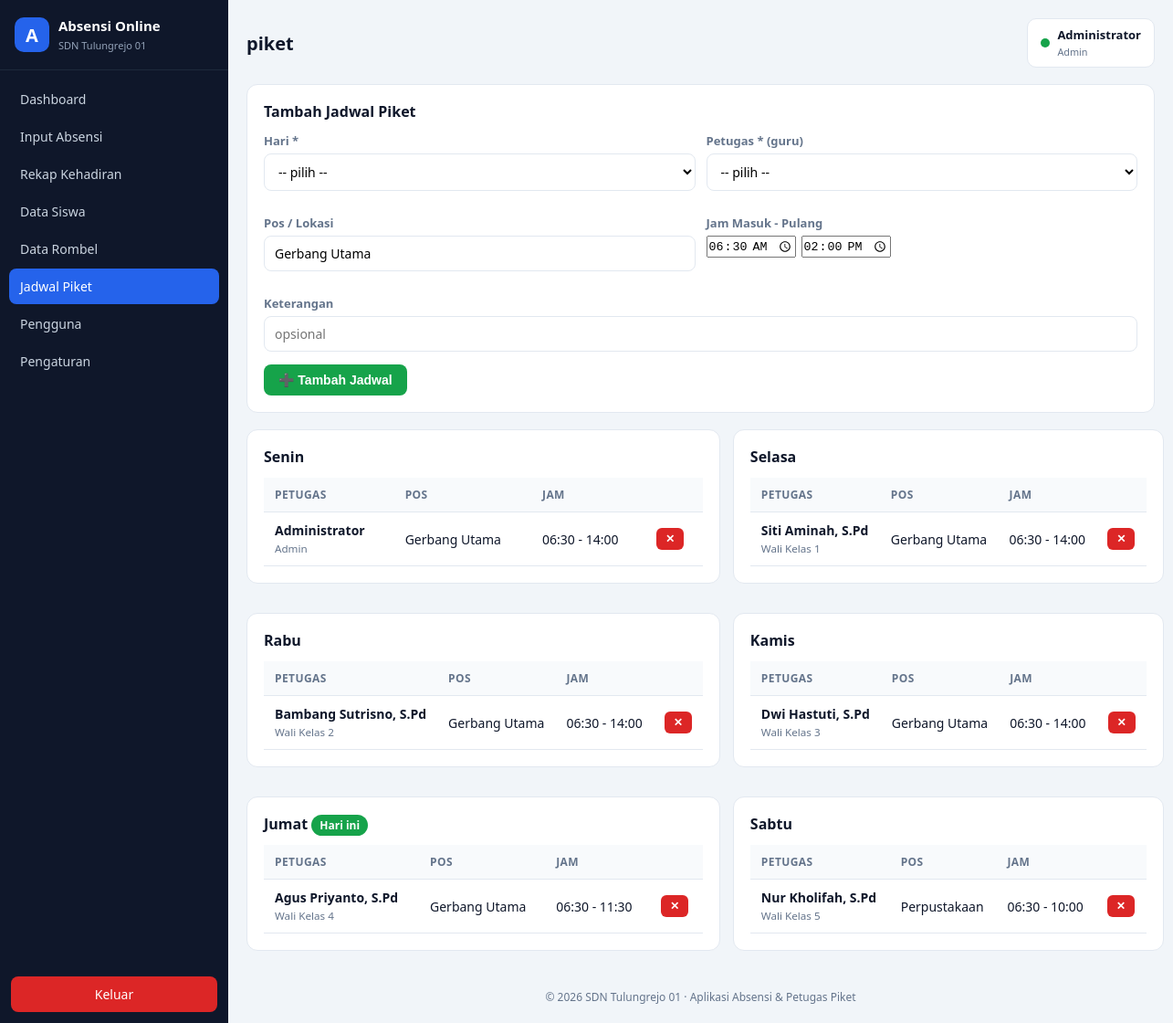
The page /piket/index.php (signed in) on the database its author committed.
### tables this page shows
CREATE TABLE `pengaturan` (
  `id`              INT(11) NOT NULL AUTO_INCREMENT,
  `nama_sekolah`    VARCHAR(100) NOT NULL DEFAULT 'SDN Tulungrejo 01',
  `npsn`            VARCHAR(16) DEFAULT NULL,
  `alamat`          VARCHAR(150) DEFAULT NULL,
  `kepala_sekolah`  VARCHAR(100) DEFAULT NULL,
  `tahun_pelajaran` VARCHAR(9)  NOT NULL DEFAULT '2025/2026',
  `semester`        ENUM('Ganjil','Genap') NOT NULL DEFAULT 'Ganjil',
  `logo`            VARCHAR(255) DEFAULT NULL,
  PRIMARY KEY (`id`)
);

CREATE TABLE `piket` (
  `id_piket`   INT(11) NOT NULL AUTO_INCREMENT,
  `hari`       ENUM('Senin','Selasa','Rabu','Kamis','Jumat','Sabtu') NOT NULL,
  `id_user`    INT(11) NOT NULL,
  `pos`        VARCHAR(50) DEFAULT 'Gerbang Utama',
  `jam_masuk`  TIME DEFAULT '06:30:00',
  `jam_pulang` TIME DEFAULT '14:00:00',
  `keterangan` VARCHAR(150) DEFAULT NULL,
  PRIMARY KEY (`id_piket`),
  UNIQUE KEY `uk_piket` (`hari`, `id_user`, `pos`),
  KEY `fk_piket_user` (`id_user`),
  CONSTRAINT `fk_piket_user` FOREIGN KEY (`id_user`)
      REFERENCES `users` (`id_user`) ON UPDATE CASCADE ON DELETE CASCADE
);

CREATE TABLE `users` (
  `id_user`    INT(11) NOT NULL AUTO_INCREMENT,
  `username`   VARCHAR(30) NOT NULL,
  `password`   VARCHAR(255) NOT NULL,
  `nama`       VARCHAR(100) NOT NULL,
  `nip`        VARCHAR(18) DEFAULT NULL,
  `jabatan`    VARCHAR(50) DEFAULT 'Guru',
  `hak_akses`  ENUM('admin','guru') NOT NULL DEFAULT 'guru',
  `foto`       VARCHAR(255) DEFAULT NULL,
  `aktif`      TINYINT(1) NOT NULL DEFAULT 1,
  `created_at` TIMESTAMP NOT NULL DEFAULT CURRENT_TIMESTAMP,
  PRIMARY KEY (`id_user`),
  UNIQUE KEY `uk_username` (`username`)
);

### library/functions.php (called while the page is built, shortened)
<?php
function e($str)
{
    return htmlspecialchars((string)$str, ENT_QUOTES, 'UTF-8');
}
function get_pengaturan($conn)
{
    $r = $conn->query("SELECT * FROM pengaturan ORDER BY id ASC LIMIT 1")->fetch_assoc();
    return $r ?: [];
}
function current_user()
{
    return $_SESSION['user'] ?? null;
}

### piket/index.php (the view, shortened to what this page needs)
<?php
$page = 'piket';
require_once __DIR__ . '/../library/header.php';
$user = current_user();
$isAdmin = $user['hak_akses'] === 'admin';
$hariList = ['Senin', 'Selasa', 'Rabu', 'Kamis', 'Jumat', 'Sabtu'];
$piket = $conn->query(
    "SELECT p.*, u.nama, u.jabatan FROM piket p JOIN users u ON u.id_user = p.id_user
     ORDER BY FIELD(p.hari,'Senin','Selasa','Rabu','Kamis','Jumat','Sabtu'), p.jam_masuk"
)->fetch_all(MYSQLI_ASSOC);
$terjadwal = [];
foreach ($piket as $p) { $terjadwal[$p['hari']][] = $p; }
?>
<?php if ($isAdmin): ?>
<div class="card">
  <h2>Tambah Jadwal Piket</h2>
  <form method="post">
    <div class="row-form">
      <div class="form-group">
        <label>Hari *</label>
        <select name="hari" required>
          <option value="">-- pilih --</option>
        </select>
      </div>
      <div class="form-group">
        <label>Petugas * (guru)</label>
        <select name="id_user" required>
          <option value="">-- pilih --</option>
        </select>
      </div>
      <div class="form-group">
        <label>Pos / Lokasi</label>
        <input type="text" name="pos" value="Gerbang Utama">
      </div>
      <div class="form-group">
        <label>Jam Masuk - Pulang</label>
        <div style="display:flex;gap:6px">
          <input type="time" name="jam_masuk" value="06:30">
          <input type="time" name="jam_pulang" value="14:00">
        </div>
      </div>
      <div class="form-group" style="grid-column:1/-1">
        <label>Keterangan</label>
        <input type="text" name="keterangan" placeholder="opsional">
      </div>
    </div>
    <button class="btn btn-success">➕ Tambah Jadwal</button>
  </form>
</div>
<?php endif; ?>
<?php
$hariIniId = ['Sunday' => 'Senin', 'Monday' => 'Senin', 'Tuesday' => 'Selasa', 'Wednesday' => 'Rabu',
              'Thursday' => 'Kamis', 'Friday' => 'Jumat', 'Saturday' => 'Sabtu'][date('l')] ?? '';
?>
<div class="grid grid-2">
  <?php foreach ($hariList as $h): ?>
    <div class="card">
      <h2><?= $h ?> <?= $h === $hariIniId ? '<span class="badge badge-success">Hari ini</span>' : '' ?></h2>
      <?php if (empty($terjadwal[$h])): ?>
        <p style="color:var(--muted)">Belum ada petugas.</p>
      <?php else: ?>
        <div class="table-wrap">
          <table>
            <thead><tr><th>Petugas</th><th>Pos</th><th>Jam</th><th class="no-print"></th></tr></thead>
            <tbody>
            <?php foreach ($terjadwal[$h] as $p): ?>
              <tr>
                <td>
                  <strong><?= e($p['nama']) ?></strong><br>
                  <small style="color:var(--muted)"><?= e($p['jabatan'] ?: '') ?><?= $p['keterangan'] ? ' · ' . e($p['keterangan']) : '' ?></small>
                </td>
                <td><?= e($p['pos']) ?></td>
                <td><?= e(substr($p['jam_masuk'], 0, 5)) ?> - <?= e(substr($p['jam_pulang'], 0, 5)) ?></td>
                <td class="no-print">
                  <?php if ($isAdmin): ?>
                    <form method="post" class="confirm-submit" data-confirm="Hapus jadwal ini?">
                      <button class="btn btn-sm btn-danger">✕</button>
                    </form>
                  <?php endif; ?>
                </td>
              </tr>
            <?php endforeach; ?>
            </tbody>
          </table>
        </div>
      <?php endif; ?>
    </div>
  <?php endforeach; ?>
</div>
<?php require_once __DIR__ . '/../library/footer.php'; ?>

### library/header.php (shortened to what this page needs)
<?php
require_once __DIR__ . '/auth.php';
$user = current_user();
$setting = get_pengaturan($conn);
$page = $page ?? '';
$menu = [
    'dashboard' => ['Dashboard', 'index.php', 'all'],
    'absensi'   => ['Input Absensi', 'absensi.php', 'all'],
    'rekap'     => ['Rekap Kehadiran', 'rekap.php', 'all'],
    'siswa'     => ['Data Siswa', 'siswa.php', 'all'],
    'rombel'    => ['Data Rombel', 'rombel.php', 'admin'],
    'piket'     => ['Jadwal Piket', 'piket/index.php', 'all'],
    'users'     => ['Pengguna', 'users.php', 'admin'],
    'pengaturan'=> ['Pengaturan', 'pengaturan.php', 'admin'],
];
?>
<!DOCTYPE html>
<html lang="id">
<head>
<link rel="stylesheet" href="/app/assets/css/style.css">
</head>
<body>
<div class="layout">
  <aside class="sidebar" id="sidebar">
    <div class="brand">
      <div class="brand-logo">A</div>
      <div>
        <strong>Absensi Online</strong><br>
        <small><?= e($setting['nama_sekolah'] ?? 'SDN Tulungrejo 01') ?></small>
      </div>
    </div>
    <nav class="nav">
      <?php foreach ($menu as $key => $m): ?>
        <a href="<?= e($m[1]) ?>" class="<?= $page === $key ? 'active' : '' ?>"><?= e($m[0]) ?></a>
      <?php endforeach; ?>
    </nav>
    <a class="btn-logout" href="logout.php">Keluar</a>
  </aside>
  <main class="content">
    <header class="topbar">
      <h1><?= e($page ?: 'Dashboard') ?></h1>
      <div class="user-box">
        <span class="dot"></span>
        <div>
          <strong><?= e($user['nama']) ?></strong><br>
          <small><?= e(ucfirst($user['hak_akses'])) ?></small>
        </div>
      </div>
    </header>

### library/footer.php (shortened to what this page needs)
    <footer class="footer">
      &copy; <?= date('Y') ?> <?= e($setting['nama_sekolah'] ?? 'SDN Tulungrejo 01') ?> &middot; Aplikasi Absensi &amp; Petugas Piket
    </footer>
  </main>
</div>
</body>
</html>

### assets/css/style.css (style rules this page uses)
:root { --bg:#f1f5f9; --card:#ffffff; --side:#0f172a; --side2:#1e293b; --primary:#2563eb; --success:#16a34a; --warning:#d97706; --info:#0891b2; --danger:#dc2626; --text:#0f172a; --muted:#64748b; --line:#e2e8f0; }
* { margin:0;padding:0;box-sizing:border-box }
body { font-family:'Segoe UI',system-ui,Arial,sans-serif;background:var(--bg);color:var(--text);font-size:15px }
a { color:var(--primary);text-decoration:none }
.layout { display:flex;min-height:100vh }
.sidebar { width:250px;background:var(--side);color:#cbd5e1;display:flex;flex-direction:column;position:fixed;top:0;bottom:0;left:0;z-index:50 }
.brand { display:flex;gap:10px;align-items:center;padding:18px 16px;border-bottom:1px solid var(--side2);color:#fff }
.brand-logo { width:38px;height:38px;border-radius:10px;background:var(--primary);color:#fff;display:flex;align-items:center;justify-content:center;font-weight:700;font-size:20px }
.brand small { color:#94a3b8;font-size:11px }
.nav { flex:1;padding:12px 10px;display:flex;flex-direction:column;gap:2px;overflow-y:auto }
.nav a { color:#cbd5e1;padding:10px 12px;border-radius:8px;font-size:14px }
.nav a.active { background:var(--primary);color:#fff }
.btn-logout { margin:12px;padding:10px;text-align:center;background:var(--danger);color:#fff;border-radius:8px;font-size:14px }
.content { flex:1;margin-left:250px;padding:20px;min-width:0 }
.topbar { display:flex;align-items:center;gap:14px;margin-bottom:18px }
.topbar h1 { font-size:20px;flex:1 }
.user-box { display:flex;gap:8px;align-items:center;background:var(--card);padding:8px 14px;border-radius:10px;border:1px solid var(--line);font-size:13px }
.user-box small { color:var(--muted) }
.dot { width:10px;height:10px;border-radius:50%;background:var(--success) }
.card { background:var(--card);border:1px solid var(--line);border-radius:12px;padding:18px;margin-bottom:18px }
.card h2 { font-size:16px;margin-bottom:12px }
.grid { display:grid;gap:14px }
.grid-2 { grid-template-columns:repeat(2,1fr) }
.table-wrap { overflow-x:auto }
table { width:100%;border-collapse:collapse;font-size:14px }
th,td { padding:10px 12px;text-align:left;border-bottom:1px solid var(--line);white-space:nowrap }
th { background:#f8fafc;color:var(--muted);font-weight:600;font-size:12px;text-transform:uppercase;letter-spacing:.4px }
.form-group { margin-bottom:14px }
.form-group label { display:block;font-size:13px;margin-bottom:5px;color:var(--muted);font-weight:600 }
input[type=text],input[type=password],input[type=date],input[type=number],input[type=email],select,textarea { width:100%;padding:9px 11px;border:1px solid var(--line);border-radius:8px;font-size:14px;background:#fff;font-family:inherit }
.row-form { display:grid;gap:12px;grid-template-columns:repeat(2,1fr) }
.btn { display:inline-block;padding:9px 16px;border-radius:8px;border:none;cursor:pointer;font-size:14px;font-weight:600;background:var(--primary);color:#fff }
.btn-sm { padding:5px 10px;font-size:12px;border-radius:6px }
.btn-success { background:var(--success) }
.btn-danger { background:var(--danger) }
.badge { padding:3px 9px;border-radius:999px;font-size:12px;font-weight:600;color:#fff }
.badge-success { background:var(--success) }
.footer { margin-top:24px;color:var(--muted);font-size:12px;text-align:center }

### rows shown on the page
pengaturan: nama_sekolah "SDN Tulungrejo 01"
piket: id_user.nama "Administrator", id_user.jabatan "Admin", pos "Gerbang Utama", jam_masuk "06:30", jam_pulang "14:00"
piket: id_user.nama "Siti Aminah, S.Pd", id_user.jabatan "Wali Kelas 1", pos "Gerbang Utama", jam_masuk "06:30", jam_pulang "14:00"
piket: id_user.nama "Bambang Sutrisno, S.Pd", id_user.jabatan "Wali Kelas 2", pos "Gerbang Utama", jam_masuk "06:30", jam_pulang "14:00"
piket: id_user.nama "Dwi Hastuti, S.Pd", id_user.jabatan "Wali Kelas 3", pos "Gerbang Utama", jam_masuk "06:30", jam_pulang "14:00"
piket: id_user.nama "Agus Priyanto, S.Pd", id_user.jabatan "Wali Kelas 4", pos "Gerbang Utama", jam_masuk "06:30", jam_pulang "11:30"
piket: id_user.nama "Nur Kholifah, S.Pd", id_user.jabatan "Wali Kelas 5", pos "Perpustakaan", jam_masuk "06:30", jam_pulang "10:00"

### other values the page prints
$m[0] "Dashboard"
$m[0] "Input Absensi"
$m[0] "Rekap Kehadiran"
$m[0] "Data Siswa"
$m[0] "Data Rombel"
$m[0] "Jadwal Piket"
$m[0] "Pengguna"
$m[0] "Pengaturan"
$page ?: 'Dashboard' "piket"
$user['nama'] "Administrator"
$user['hak_akses'] "Admin"
$h "Senin"
$h "Selasa"
$h "Rabu"
$h "Kamis"
